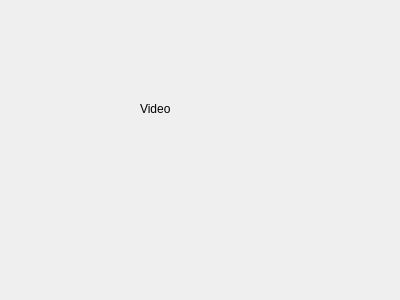
<?xml version="1.0" encoding="UTF-8"?>
<ui version="4.0">
 <class>VideoWidget</class>
 <widget class="QWidget" name="VideoWidget">
  <property name="geometry">
   <rect>
    <x>0</x>
    <y>0</y>
    <width>400</width>
    <height>300</height>
   </rect>
  </property>
  <property name="windowTitle">
   <string>Form</string>
  </property>
  <widget class="QLabel" name="label">
   <property name="geometry">
    <rect>
     <x>140</x>
     <y>100</y>
     <width>67</width>
     <height>17</height>
    </rect>
   </property>
   <property name="text">
    <string>Video</string>
   </property>
  </widget>
 </widget>
 <resources/>
 <connections/>
</ui>
